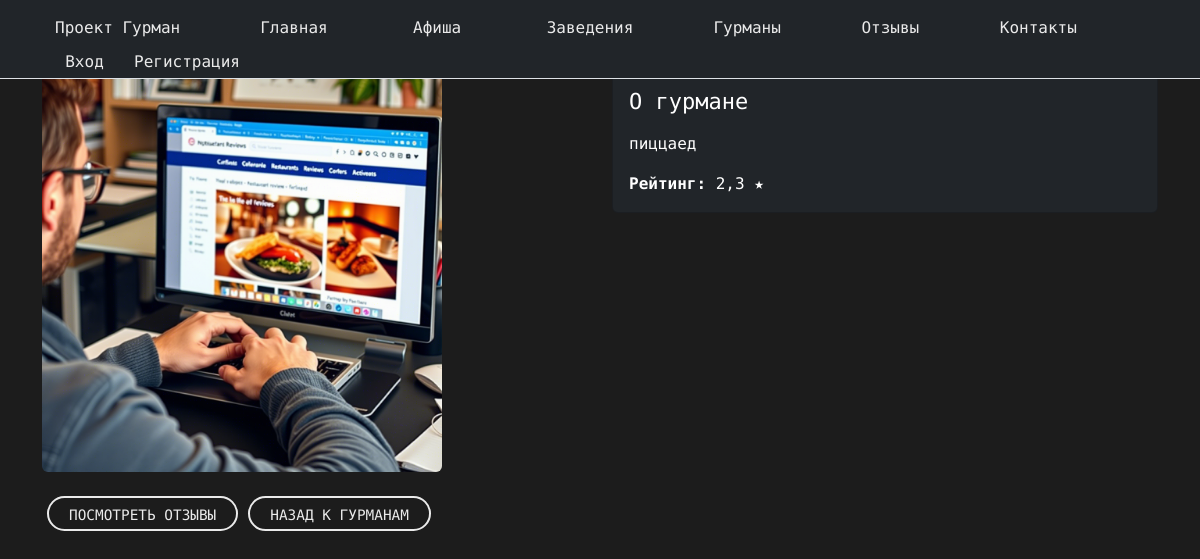
The page /gourmands/blask-bolotnii/ on the database as committed earlier.
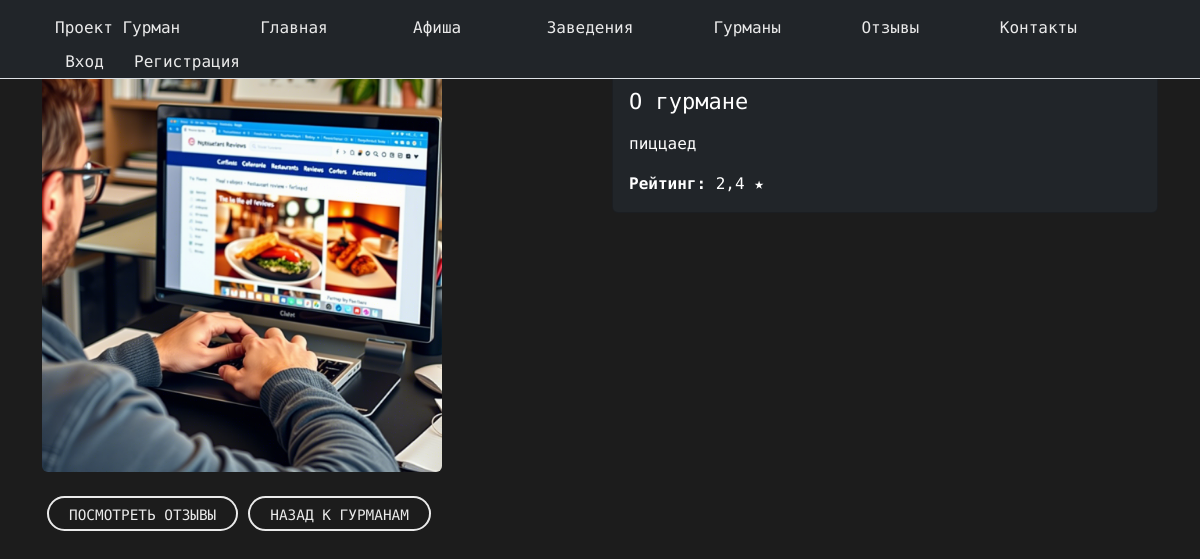
The same page on the database as committed later.
### landing/models.py (models this page shows, shortened)
class User(AbstractBaseUser, PermissionsMixin):
    ROLE_CHOICES = (
        ("gourmand", "Гурман"),
        ("owner", "Владелец заведения"),
    )
    email = models.EmailField(unique=True)
    first_name = models.CharField(max_length=30, blank=True)
    last_name = models.CharField(max_length=30, blank=True)
    role = models.CharField(max_length=10, choices=ROLE_CHOICES, default="gourmand", db_index=True)
    is_active = models.BooleanField(default=True)
    is_staff = models.BooleanField(default=False)
    slug = models.SlugField(max_length=100, blank=True, unique=True, verbose_name="Слаг")
    date_joined = models.DateTimeField(auto_now_add=True, db_index=True)
    objects = UserManager()
    USERNAME_FIELD = "email"
    REQUIRED_FIELDS = ["first_name", "last_name"]

class GourmandProfile(models.Model):
    user = models.OneToOneField(User, on_delete=models.CASCADE, related_name='gourmand_profile')
    rating = models.DecimalField(max_digits=3, decimal_places=1, default=0.0)
    image = models.ImageField(upload_to='gourmand_images/', blank=True, null=True)
    description = models.TextField(blank=True, null=True)

### landing/views.py (the view)
# urls.py: path('gourmands/<slug:slug>/', views.gourmand, name='gourmand'),
def gourmand(request, slug):
    gourmand_obj = get_object_or_404(User, slug=slug)
    return render(request, 'gourmands/gourmand.html', {'gourmand': gourmand_obj})

### templates/gourmands/gourmand.html (shortened to what this page needs)
{% extends 'landing/base.html' %}
{% load static %}
{% block content %}
<div class="container my-4 my-md-5">
  <div class="row mt-4">
    <div class="col-md-6">
      {% if gourmand.gourmand_profile.image %}
        <img src="{{ gourmand.gourmand_profile.image.url }}" alt="фото гурмана" class="img-fluid rounded" style="max-height: 400px; object-fit: cover;">
      {% else %}
        <img src="{% static 'img/default.png' %}" alt="фото гурмана" class="img-fluid rounded" style="max-height: 400px; object-fit: cover;">
      {% endif %}
    </div>
    <div class="col-md-6">
      <div class="card bg-dark text-white">
        <div class="card-body">
          <h4 class="card-title">О гурмане</h4>
          <p class="card-text">{{ gourmand.gourmand_profile.description }}</p>
          <p class="card-text">
            <strong>Рейтинг:</strong> {{ gourmand.gourmand_profile.rating }} ★
          </p>
        </div>
      </div>
    </div>
  </div>
  <div class="mt-4 button_user">
    <a href="{% url 'gourmand_reviews' gourmand.slug %}" class="custom-button">Посмотреть отзывы</a>
  </div>
  <div class="button_user">
    <a href="{% url 'gourmands' %}" class="custom-button">Назад к гурманам</a>
  </div>
</div>
{% endblock %}

Rows that differ between the two databases and show on the page:
changed through a linked row, User "пиццаед": gourmand_profile.rating "2,3" → "2,4"
